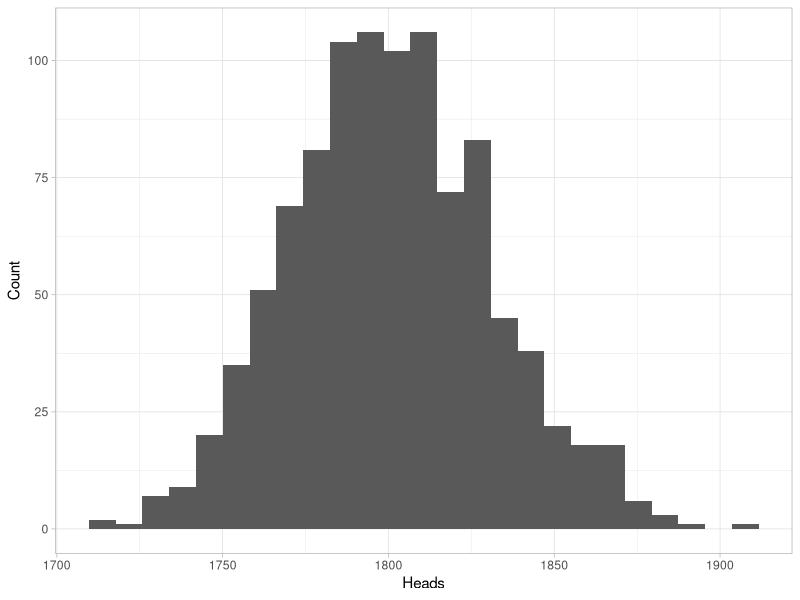
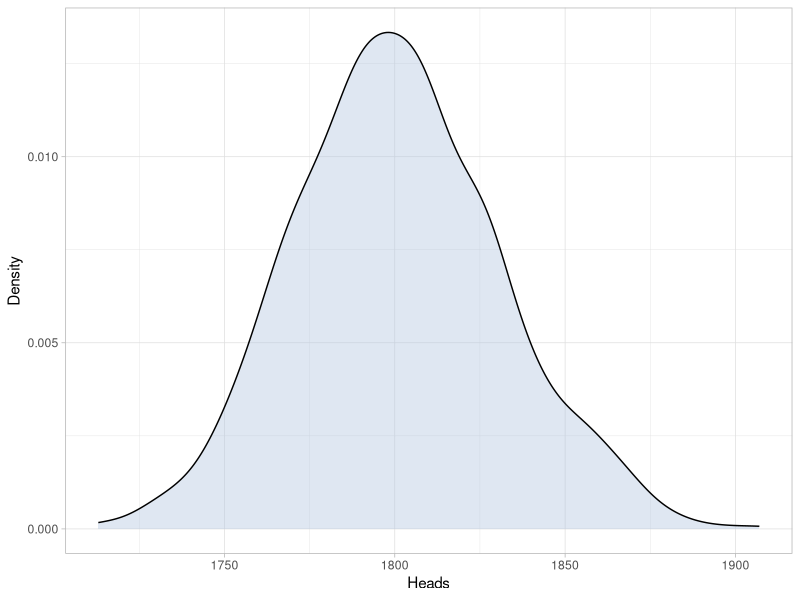
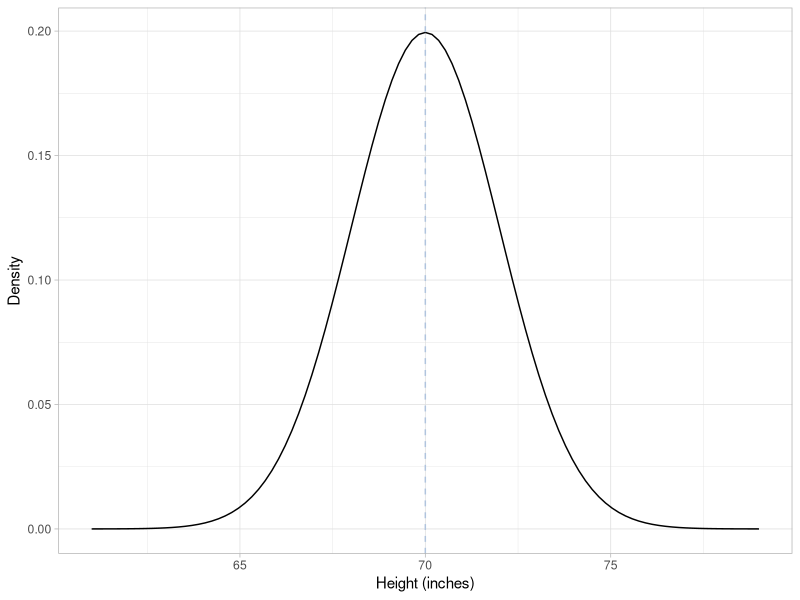
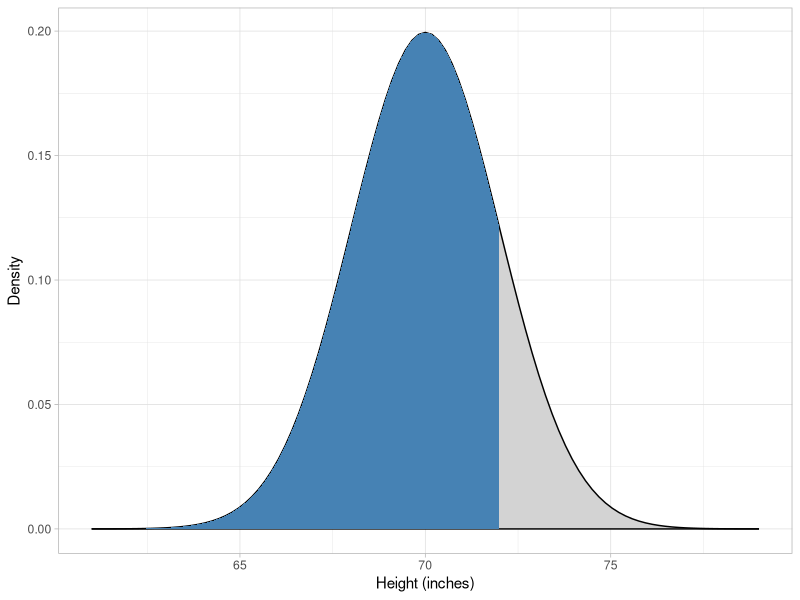
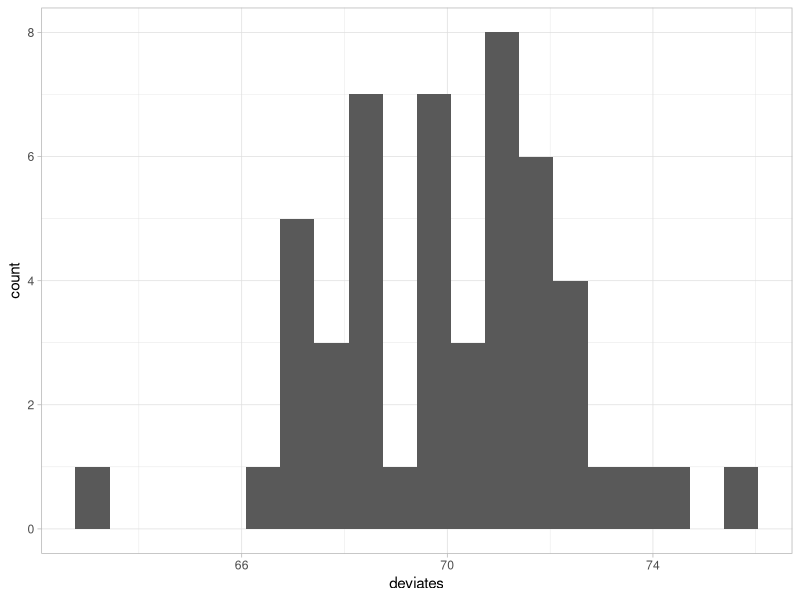
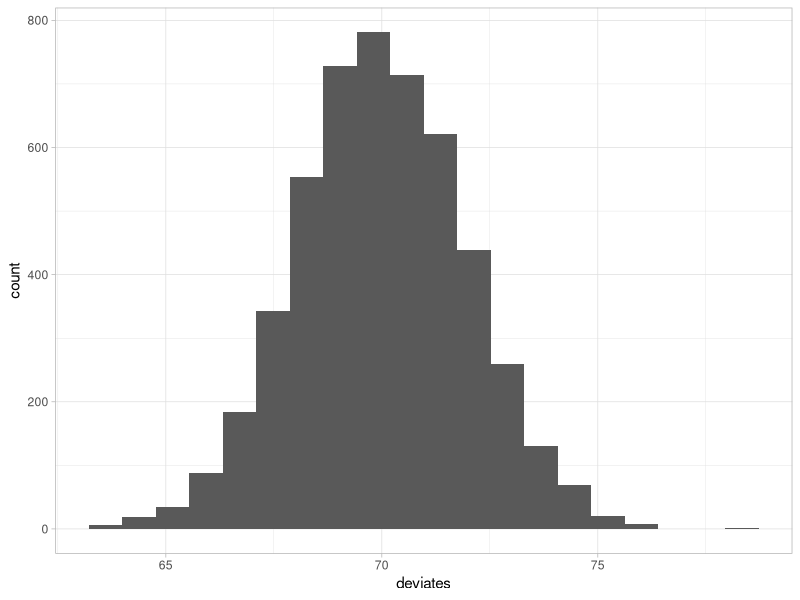
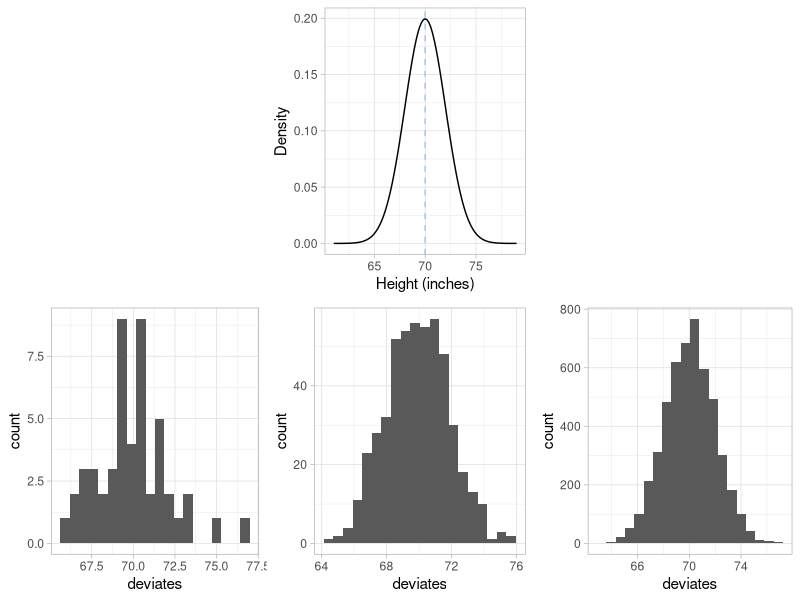

These charts were generated, in order, by the following R code:
## ---- chunk 1
library(tidyverse)
library(cowplot)
theme_set(theme_light())
set.seed(0)
## ---- chunk 2
coin <- c("H","T")
## ---- chunk 3
flips <- tibble(flip_num = 1:3600, 
                outcome = sample(coin, size = 3600, replace = TRUE))

head(flips, 5)
## ---- chunk 4
heads <- flips %>% 
  filter(outcome == "H") %>% 
  count()

heads
## ---- chunk 5
get_heads <- function() {
  fair_coin <- c("H", "T") # Repeating code from the previous lines.
  flip <- tibble(flip_num = 1:3600, 
                 outcome = sample(fair_coin, size = 3600, replace = TRUE))
  heads_count <- flip %>% filter(outcome == "H") %>% count()
  return(heads_count)
}
## ---- chunk 6
outcomes <- tibble(game_num = 1:1000,
                   heads = as.numeric(replicate(1000, get_heads(), simplify = TRUE))) 

head(outcomes, 5)
## ---- chunk 7
# Plotting our game outcomes

demoivre_plot <- ggplot(outcomes, aes(x = heads))
  
demoivre_plot +
  geom_histogram(bins = 25) +
  labs(x = "Heads", y = "Count")
## ---- chunk 8
demoivre_plot +
  geom_density(alpha = 0.4, fill = "lightsteelblue") +
  labs(x = "Heads", y = "Density")
## ---- chunk 9
dnorm(1.5, mean = 0, sd = 1) #The mean and sd arguments are set to these values by default.
## ---- chunk 10
normal <- list(mean = 70, sd = 2)
## ---- chunk 11
normal_plot <- ggplot() +
  stat_function(
    geom = "function",
    fun = dnorm,
    xlim = c(61, 79),
    args = normal # This is the list of arguments from above
  ) +
  geom_vline(xintercept = 70, color = "lightsteelblue", linetype = "dashed") +
  labs(x = "Height (inches)", y = "Density")

normal_plot
## ---- chunk 12
round(pnorm(72, 70, 2), digits = 3) * 100 # Multiply by 100 to get a percentage
## ---- chunk 13
ggplot() +
  stat_function(fun = dnorm, # Plot the entire distribution
                geom = "area",
                fill = "lightgray",
                color = "black",
                xlim = c(61, 79),
                args = normal) +
  stat_function(fun = dnorm, # Change the color of heights < 72 inches.
                geom = "area",
                fill = "steelblue",
                xlim = c(61, 72),
                args = normal
                ) +
  labs(x = "Height (inches)", y = "Density")
## ---- chunk 14
# Take sample
sample_50 <- tibble(deviates = rnorm(50, 70, 2))

# Plot as a histogram
ggplot(sample_50, aes(x = deviates)) +
  geom_histogram(bins = 20)
## ---- chunk 15
sample_5000 <- tibble(deviates = rnorm(5000, 70, 2))

ggplot(sample_5000, aes(x = deviates)) +
  geom_histogram(bins = 20)
## ---- chunk 16
# Create a function that randomly samples from normal distribution
norm_plot <- function(mean, sd, n){
  temp <- tibble(deviates = rnorm(n, mean, sd))
  plot <- ggplot(temp, aes(x = deviates)) +
    geom_histogram(bins = 20)
  return(plot)
}

# Produce plots
sample_50 <- norm_plot(70, 2, 50)
sample_500 <- norm_plot(70, 2, 500)
sample_5000 <- norm_plot(70, 2, 5000)

# Plot together
cowplot::plot_grid(NULL, normal_plot, NULL, sample_50, sample_500, sample_5000, ncol = 3, nrow = 2)
